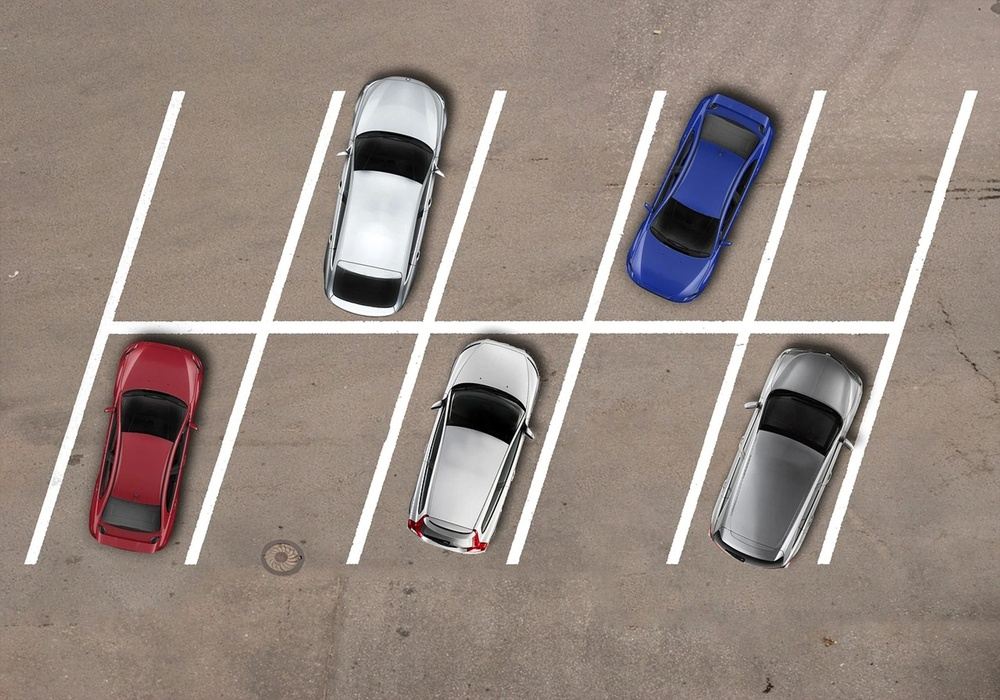
#> input picture data/samples/angled_lot.jpg, 1000 x 700 px, shrunk from 2000 x 1400 before the run
$ python calibrate.py ../data/samples/angled_lot.jpg out.png
#> lines starting #> are read from the running program, lines starting #| are printed output that depends on the picture; after the words box and inside, x2 and y2 are one past the last pixel; in counts of white or black regions, pixels touching at a corner belong together
"""Interactive tool to define parking-spot polygons on a reference frame.

Usage:
    python -m src.calibrate <image_path> <output_spots_json>

Controls:
    left click   - add a point to the current spot polygon
    n            - finish current spot (needs >= 3 points) and start a new one
    u            - undo the last point
    s            - save all finished spots to the output JSON and quit
    q / Esc      - quit without saving
"""

from __future__ import annotations

import argparse
import json
import sys

import cv2

WINDOW_NAME = "Calibrate parking spots"


def _draw(frame, finished_spots: list[list[tuple[int, int]]], current_points: list[tuple[int, int]]):
    display = frame.copy()
    for spot_points in finished_spots:
        cv2.polylines(display, [_as_array(spot_points)], isClosed=True, color=(0, 255, 0), thickness=2)
    if current_points:
        cv2.polylines(display, [_as_array(current_points)], isClosed=False, color=(0, 165, 255), thickness=2)
        for point in current_points:
            cv2.circle(display, point, 4, (0, 165, 255), -1)
    cv2.putText(
        display,
        f"spots: {len(finished_spots)}  points in progress: {len(current_points)}",
        (10, 25),
        cv2.FONT_HERSHEY_SIMPLEX,
        0.6,
        (255, 255, 255),
        2,
    )
    cv2.imshow(WINDOW_NAME, display)


def _as_array(points: list[tuple[int, int]]):
    import numpy as np

    return np.array(points, dtype=int)


def run_calibration(image_path: str, output_path: str) -> None:
#> called with image_path = '../data/samples/angled_lot.jpg', output_path = 'out.png'
    frame = cv2.imread(image_path)
#> frame is the input picture: shape (700, 1000, 3); mean B, G, R 129.6, 137.3, 150.6
    if frame is None:
        raise FileNotFoundError(f"Could not read image: {image_path}")

    finished_spots: list[list[tuple[int, int]]] = []
    current_points: list[tuple[int, int]] = []

    def on_mouse(event, x, y, flags, param):
        if event == cv2.EVENT_LBUTTONDOWN:
            current_points.append((x, y))
            _draw(frame, finished_spots, current_points)

    cv2.namedWindow(WINDOW_NAME)
    cv2.setMouseCallback(WINDOW_NAME, on_mouse)
    _draw(frame, finished_spots, current_points)
#> in _draw, `cv2.putText( display, f"spots: {len(finished_spots)}  points in progre..`:
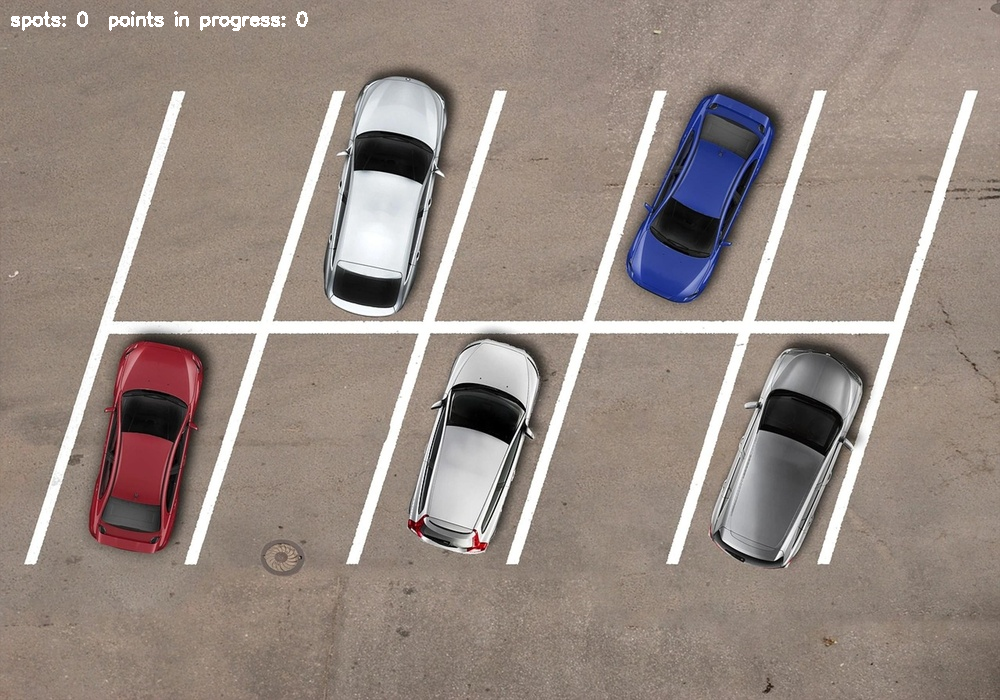
#> display: shape (700, 1000, 3); 0.26% of pixels changed, all inside (x1, y1, x2, y2) = (11, 11, 308, 31)

    while True:
        key = cv2.waitKey(20) & 0xFF
#> (key q is pressed here)
        if key in (ord("q"), 27):
            cv2.destroyAllWindows()
            print("Quit without saving.")
            return
        if key == ord("u") and current_points:
            current_points.pop()
            _draw(frame, finished_spots, current_points)
        elif key == ord("n"):
            if len(current_points) >= 3:
                finished_spots.append(current_points.copy())
                current_points.clear()
                _draw(frame, finished_spots, current_points)
            else:
                print("Need at least 3 points to finish a spot.")
        elif key == ord("s"):
            if len(current_points) >= 3:
                finished_spots.append(current_points.copy())
                current_points.clear()
            break

    cv2.destroyAllWindows()

    if not finished_spots:
        print("No spots defined, nothing saved.")
        return

    spots_data = [
        {"id": f"spot_{i + 1}", "points": [[int(x), int(y)] for x, y in points]}
        for i, points in enumerate(finished_spots)
    ]
    with open(output_path, "w") as f:
        json.dump({"spots": spots_data}, f, indent=2)
    print(f"Saved {len(spots_data)} spots to {output_path}")


def main(argv: list[str] | None = None) -> int:
    parser = argparse.ArgumentParser(description=__doc__)
    parser.add_argument("image_path", help="Reference frame to define parking spots on")
    parser.add_argument("output_path", help="Where to save the spots JSON file")
    args = parser.parse_args(argv)
    run_calibration(args.image_path, args.output_path)
    return 0


if __name__ == "__main__":
    sys.exit(main())
#> (the program exits here)

$ run again, on data/samples/cctv_lot.jpg
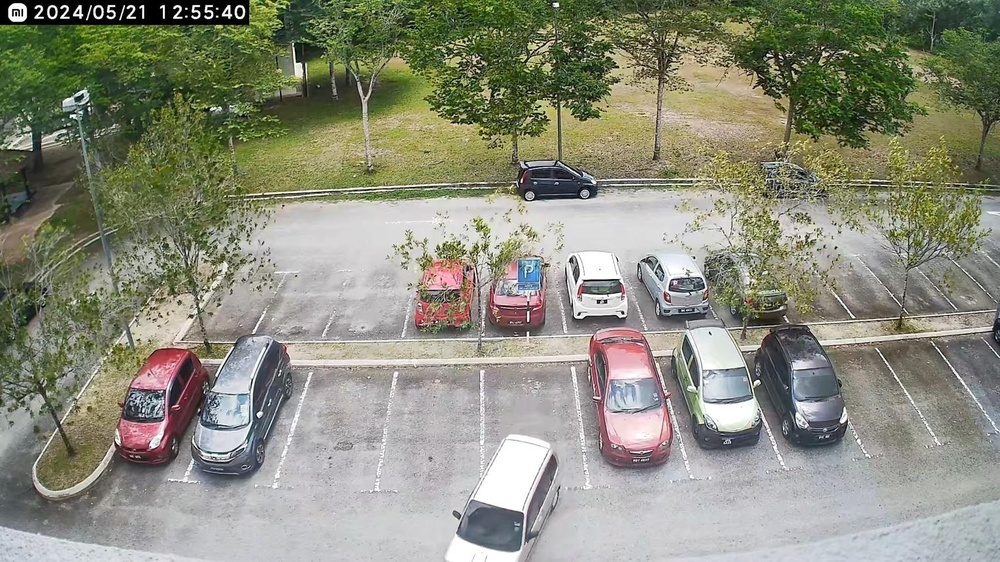
#> input picture data/samples/cctv_lot.jpg, 1000 x 562 px, shrunk from 1529 x 860 before the run
#> in run_calibration, frame is the input picture: shape (562, 1000, 3); mean B, G, R 124.1, 141.1, 139.6
#> in _draw, `cv2.putText( display, f"spots: {len(finished_spots)}  points in progre..`:
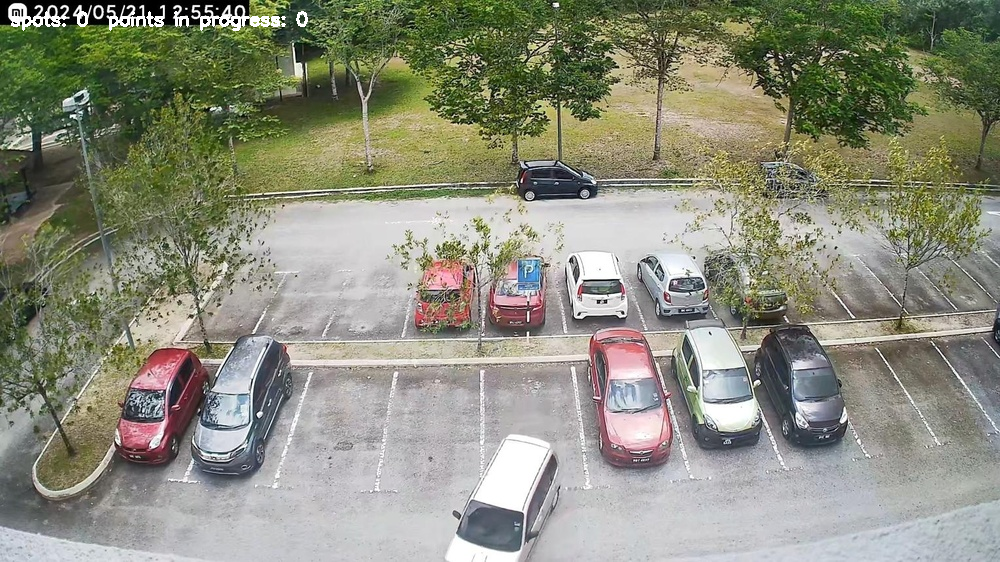
#> display: shape (562, 1000, 3); 0.32% of pixels changed, all inside (x1, y1, x2, y2) = (11, 11, 308, 31)
